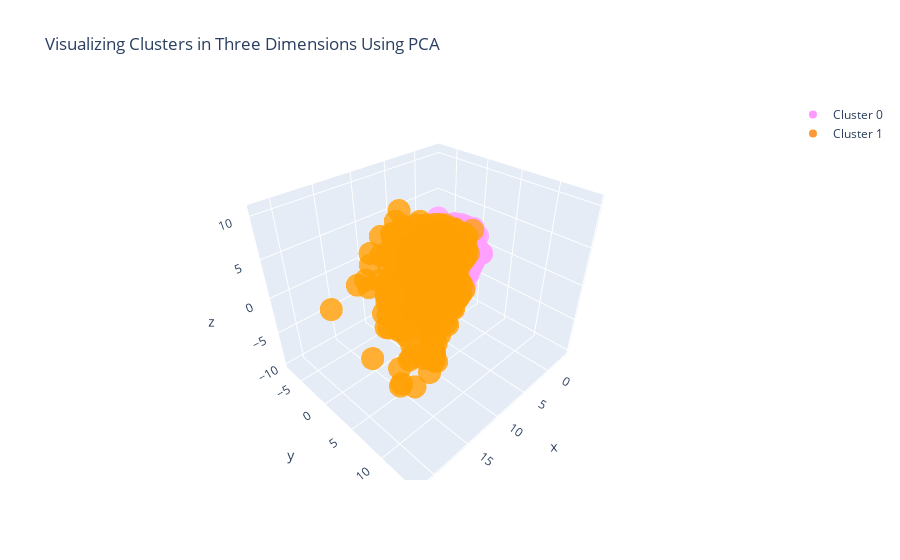

Notebook cell for this chart:
### Code cell
#trace1 is for 'Cluster 0'
trace1 = go.Scatter3d(
                    x = cluster0["PC1_3d"],
                    y = cluster0["PC2_3d"],
                    z = cluster0["PC3_3d"],
                    mode = "markers",
                    name = "Cluster 0",
                    marker = dict(color = 'rgba(255, 128, 255, 0.8)'),
                    text = None)

#trace2 is for 'Cluster 1'
trace2 = go.Scatter3d(
                    x = cluster1["PC1_3d"],
                    y = cluster1["PC2_3d"],
                    z = cluster1["PC3_3d"],
                    mode = "markers",
                    name = "Cluster 1",
                    marker = dict(color = 'rgba(255, 128, 2, 0.8)'),
                    text = None)


data = [trace1, trace2]

title = "Visualizing Clusters in Three Dimensions Using PCA"

layout = dict(title = title,
              xaxis= dict(title= 'PC1',ticklen= 5,zeroline= False),
              yaxis= dict(title= 'PC2',ticklen= 5,zeroline= False)
             )

fig = dict(data = data, layout = layout)

iplot(fig)

### Figure 1 — Plotly figure (JSON) as saved in the notebook; plotly's stock layout.template omitted (floating-point values rounded to 4 significant figures; data arrays with more than 128 entries replaced by an {"elided": "..."} marker saying what was removed)
{"data": [{"marker": {"color": "rgba(255, 128, 255, 0.8)"}, "mode": "markers", "name": "Cluster 0", "type": "scatter3d", "x": {"elided": "9148 float values"}, "y": {"elided": "9148 float values"}, "z": {"elided": "9148 float values"}}, {"marker": {"color": "rgba(255, 128, 2, 0.8)"}, "mode": "markers", "name": "Cluster 1", "type": "scatter3d", "x": {"elided": "852 float values"}, "y": {"elided": "852 float values"}, "z": {"elided": "852 float values"}}], "layout": {"title": {"text": "Visualizing Clusters in Three Dimensions Using PCA"}, "xaxis": {"ticklen": 5, "title": {"text": "PC1"}, "zeroline": false}, "yaxis": {"ticklen": 5, "title": {"text": "PC2"}, "zeroline": false}}}
